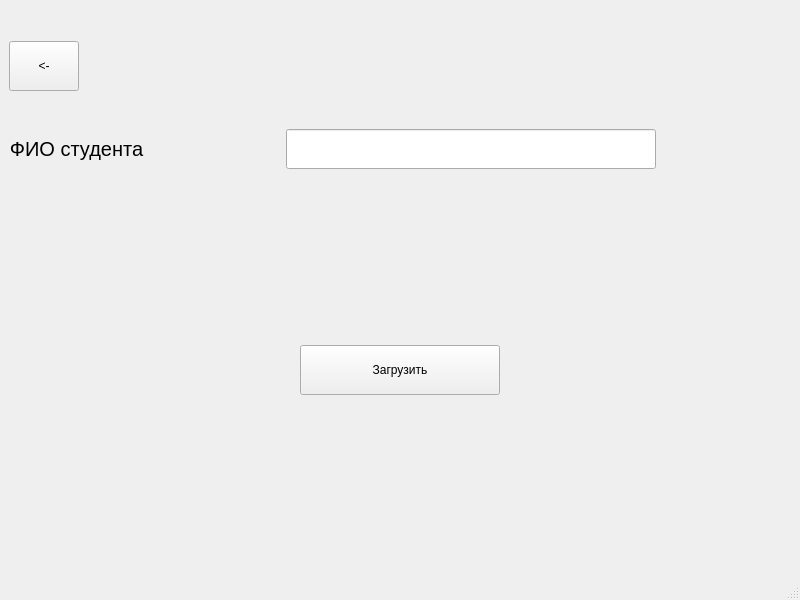
<?xml version="1.0" encoding="UTF-8"?>
<ui version="4.0">
 <class>MainWindow</class>
 <widget class="QMainWindow" name="MainWindow">
  <property name="geometry">
   <rect>
    <x>0</x>
    <y>0</y>
    <width>800</width>
    <height>600</height>
   </rect>
  </property>
  <property name="windowTitle">
   <string>Загрузка студента</string>
  </property>
  <widget class="QWidget" name="centralwidget">
   <layout class="QVBoxLayout" name="verticalLayout">
    <item>
     <widget class="QPushButton" name="pushButton_2">
      <property name="minimumSize">
       <size>
        <width>0</width>
        <height>50</height>
       </size>
      </property>
      <property name="maximumSize">
       <size>
        <width>70</width>
        <height>16777215</height>
       </size>
      </property>
      <property name="text">
       <string>&lt;-</string>
      </property>
     </widget>
    </item>
    <item>
     <layout class="QHBoxLayout" name="horizontalLayout">
      <item>
       <widget class="QLabel" name="label">
        <property name="minimumSize">
         <size>
          <width>70</width>
          <height>0</height>
         </size>
        </property>
        <property name="maximumSize">
         <size>
          <width>16777215</width>
          <height>100</height>
         </size>
        </property>
        <property name="font">
         <font>
          <pointsize>15</pointsize>
         </font>
        </property>
        <property name="text">
         <string>ФИО студента</string>
        </property>
        <property name="alignment">
         <set>Qt::AlignCenter</set>
        </property>
       </widget>
      </item>
      <item>
       <spacer name="horizontalSpacer_2">
        <property name="orientation">
         <enum>Qt::Horizontal</enum>
        </property>
        <property name="sizeHint" stdset="0">
         <size>
          <width>20</width>
          <height>20</height>
         </size>
        </property>
       </spacer>
      </item>
      <item>
       <widget class="QLineEdit" name="lineEdit">
        <property name="minimumSize">
         <size>
          <width>370</width>
          <height>40</height>
         </size>
        </property>
        <property name="maximumSize">
         <size>
          <width>400</width>
          <height>16777215</height>
         </size>
        </property>
        <property name="font">
         <font>
          <pointsize>12</pointsize>
         </font>
        </property>
       </widget>
      </item>
      <item>
       <spacer name="horizontalSpacer">
        <property name="orientation">
         <enum>Qt::Horizontal</enum>
        </property>
        <property name="sizeHint" stdset="0">
         <size>
          <width>40</width>
          <height>20</height>
         </size>
        </property>
       </spacer>
      </item>
     </layout>
    </item>
    <item>
     <widget class="QLabel" name="error">
      <property name="enabled">
       <bool>true</bool>
      </property>
      <property name="maximumSize">
       <size>
        <width>16777215</width>
        <height>100</height>
       </size>
      </property>
      <property name="font">
       <font>
        <pointsize>12</pointsize>
       </font>
      </property>
      <property name="text">
       <string/>
      </property>
      <property name="alignment">
       <set>Qt::AlignCenter</set>
      </property>
     </widget>
    </item>
    <item>
     <layout class="QHBoxLayout" name="horizontalLayout_2">
      <item>
       <widget class="QPushButton" name="pushButton">
        <property name="enabled">
         <bool>true</bool>
        </property>
        <property name="minimumSize">
         <size>
          <width>0</width>
          <height>50</height>
         </size>
        </property>
        <property name="maximumSize">
         <size>
          <width>200</width>
          <height>16777215</height>
         </size>
        </property>
        <property name="styleSheet">
         <string notr="true"/>
        </property>
        <property name="text">
         <string>Загрузить</string>
        </property>
       </widget>
      </item>
     </layout>
    </item>
    <item>
     <widget class="QLabel" name="label_2">
      <property name="maximumSize">
       <size>
        <width>16777215</width>
        <height>100</height>
       </size>
      </property>
      <property name="text">
       <string/>
      </property>
     </widget>
    </item>
   </layout>
  </widget>
  <widget class="QMenuBar" name="menubar">
   <property name="geometry">
    <rect>
     <x>0</x>
     <y>0</y>
     <width>800</width>
     <height>20</height>
    </rect>
   </property>
  </widget>
  <widget class="QStatusBar" name="statusbar"/>
 </widget>
 <resources/>
 <connections/>
</ui>
